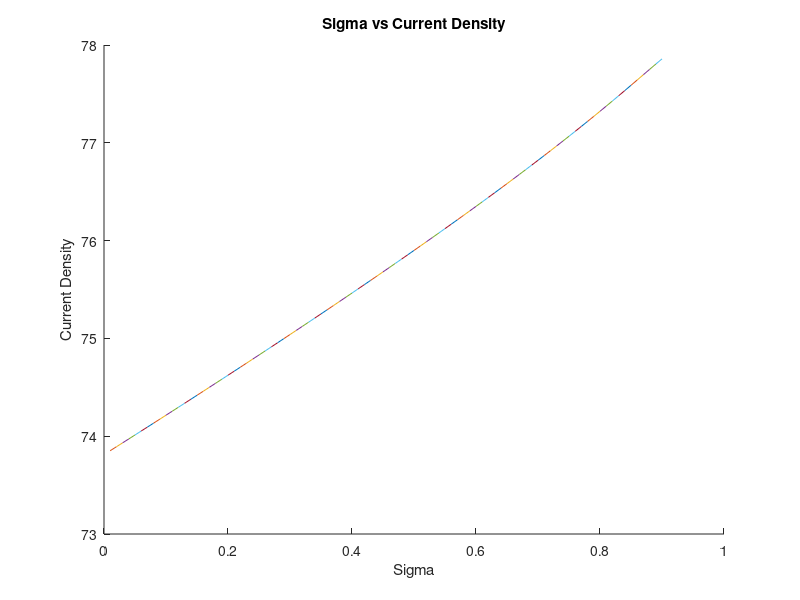

Reproduce this figure in MATLAB.

%% Part 2 d)
%
% We want to increase the sigma value and see how the current changes with
% respect to it


for s = 0.01:0.01:0.9
    
    nx = 50;
    ny = 1.5 * nx; % Since we want the region to be a rectangle and ratio is 3/2
    
    G = sparse(nx*ny); % the equations
    B = zeros(1,nx*ny);
    
    sM = zeros (ny,nx); % sigma matrix
    
    %the two contacts will become smaller with each iteration
    box = [nx*2/5 nx*3/5 ny*2/5 ny*3/5];
    
    for i = 1:nx
        
        for j = 1:ny
            
            n = j + (i-1)*ny;
            
            if i == 1
                G(n, :) = 0;
                G(n, n) = 1;
                B(n) = 1;
                
            elseif i == nx
                G(n, :) = 0;
                G(n, n) = 1;
                B(n) = 0;
                
            elseif j == 1
                
                if i > box(1) && i < box(2)
                    G(n, n) = -3;
                    G(n, n+1) = s;
                    G(n, n+ny) = s;
                    G(n, n-ny) = s;
                    
                else
                    
                    G(n, n) = -3;
                    G(n, n+1) = 1;
                    G(n, n+ny) = 1;
                    G(n, n-ny) = 1;
                    
                end
                
            elseif j == ny
                
                if i > box(1) && i < box(2)
                    
                    G(n, n) = -3;
                    G(n, n+1) = s;
                    G(n, n+ny) = s;
                    G(n, n-ny) = s;
                    
                else
                    
                    G(n, n) = -3;
                    G(n, n+1) = 1;
                    G(n, n+ny) = 1;
                    G(n, n-ny) = 1;
                    
                end
                
            else
                
                if i > box(1) && i < box(2) && (j < box(3)||j > box(4))
                    
                    G(n, n) = -4;
                    G(n, n+1) = s;
                    G(n, n-1) = s;
                    G(n, n+ny) = s;
                    G(n, n-ny) = s;
                    
                else
                    
                    G(n, n) = -4;
                    G(n, n+1) = 1;
                    G(n, n-1) = 1;
                    G(n, n+ny) = 1;
                    G(n, n-ny) = 1;
                    
                end
            end
        end
    end
    
    for i = 1 : nx
        
        for j = 1 : ny
            
            if i >= box(1) && i <= box(2)
                sM(j, i) = s;
                
            else
                
                sM(j, i) = 1;
                
            end
            
            if i >= box(1) && i <= box(2) && j >= box(3) && j <= box(4)
                
                sM(j, i) = 1;
                
            end
        end
    end
    
    
    V = G\B';
    
    m = zeros(ny,nx,1);
    
    for i = 1:nx
        
        for j = 1:ny
            
            n = j + (i-1)*ny;
            m(j,i) = V(n);
            
        end
    end
    
    [Ex,Ey] = gradient(m);
    
    Jx = sM .* Ex;
    Jy = sM .* Ey;
    
    J = sqrt(Jx.^2 + Jy.^2);
    
    figure(1);
    hold on;
    
    if s == 0.01
        curr = sum(J, 2);
        currSum = sum(curr);
        currTemp = currSum;
        plot([s, s], [currTemp, currSum])
    end
    if s > 0.01
        currTemp = currSum;
        curr = sum(J, 2);
        currSum = sum(curr);
        plot([s-0.01, s], [currTemp, currSum])
        xlabel("Sigma");
        ylabel("Current Density");
    end
    title("Sigma vs Current Density");
    
end
%% Conclusion
% Naturally, when the sigma value increases, the current density increases
% since it is directly proportional